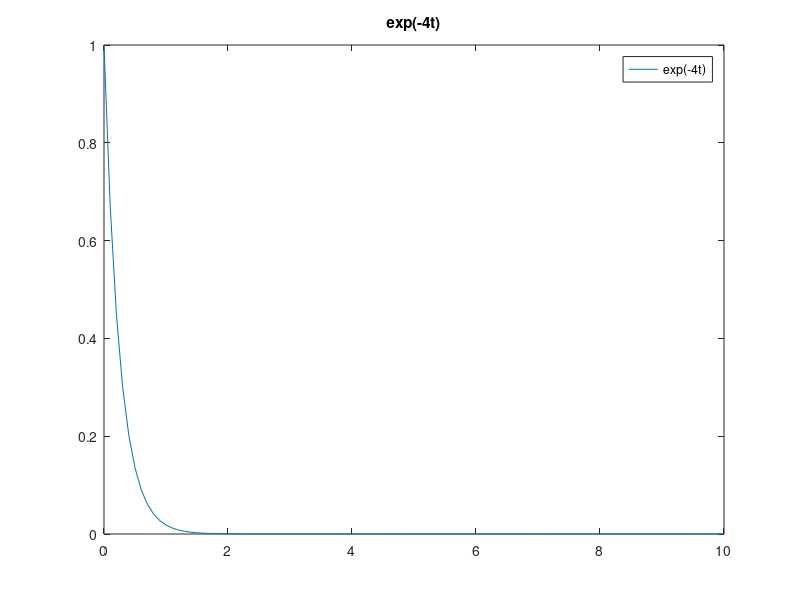

This figure's MATLAB source:
clear;
clc;

# Метод Адамса
# 4 variant

t0 = 0;
tn = 10;
t = t0:0.1:tn;
u0 = 1;

lambda = -4;
% stable case
% tau < 1 / 4
tau = 1 / 8;

plot(t, exp(lambda * t),";exp(-4t);");
title("exp(-4t)");
h = legend("show");